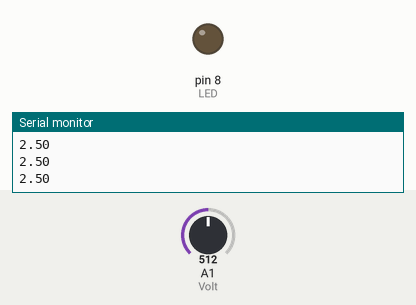
Recording of a sketch running on a simulated Arduino Uno, built with avr-gcc and run on an emulated ATmega328P. Parts: output pins drawn as LEDs (lit = HIGH), the last lines printed to the serial monitor. The inputs (shaded band) are chosen by the test bench; at power-on: A1 (Volt) = 512.

Above: at 1.2 s.
1.3 s: A1 (Volt) set to 805
2.8 s: A1 (Volt) set to 831
At 4.0 s:
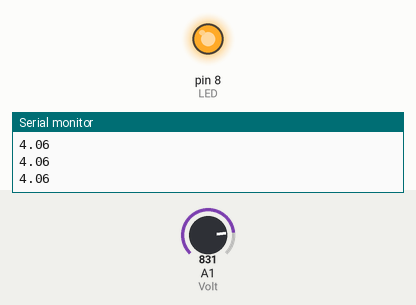
4.3 s: A1 (Volt) set to 716
At 5.5 s:
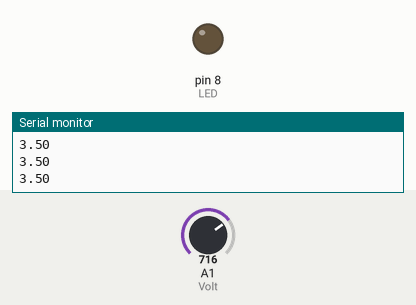
5.8 s: A1 (Volt) set to 900
At 6.7 s:
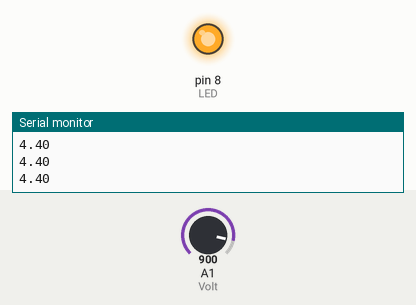
Timing chart, 0 to 8.3 s (numbered marks = the images above; inputs shaded):
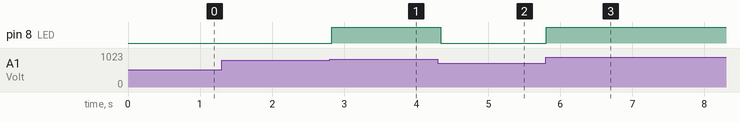

Measured:
- the behaviour switches between 818 and 819 on A1 (Volt) (found by bisection; images 0 and 1)
- after the input at 2.8 s, pin 8 (LED): LOW → HIGH at once
- after the input at 4.3 s, pin 8 (LED): HIGH → LOW at once
- after the input at 5.8 s, pin 8 (LED): LOW → HIGH at once

The sketch:

Potentiometer.ino
```cpp
int Volt = A1;
int LED = 8;
int readVal;
float V2;
int wait = 50;

void setup() {
  // put your setup code here, to run once:
  Serial.begin(9600);
  pinMode(Volt, INPUT);
  pinMode(LED, OUTPUT);
}

void loop() {
  // put your main code here, to run repeatedly:
  readVal = analogRead(Volt);
  V2 = (5./1023.)*readVal;
  if(V2 > 4 || V2 == 0){
    digitalWrite(LED, HIGH);
  }
  else {
    digitalWrite(LED, LOW);
  }
  Serial.println(V2);
  delay(wait);
}
```
